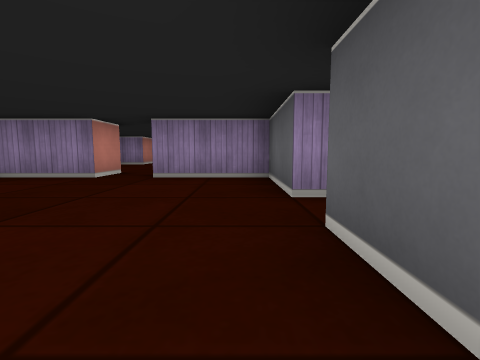
view 1 (above)

16 first-person views from a walk through a cub3D maze. The camera is about half as high as the walls, tilts 6° down and sees 85° across. The floor is counted in squares. Each view is taken from the middle of a square. On the plan, view 1 faces up. The plan holds only what a view shows up to about 9 squares ahead; the rest is blank.

view 2
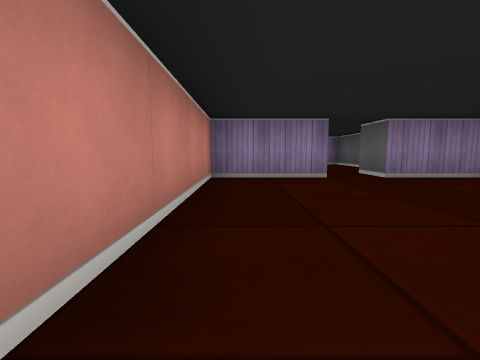

view 3
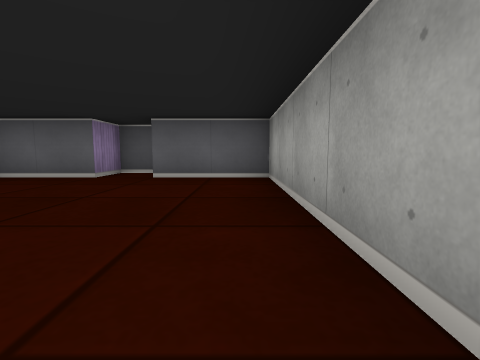

view 4
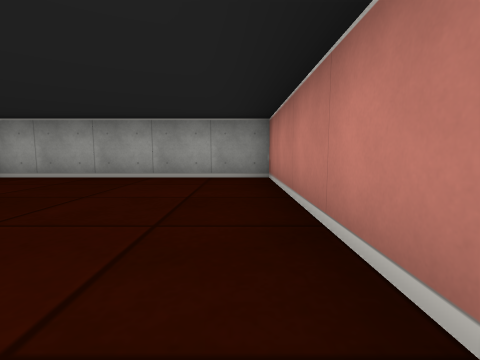

view 5
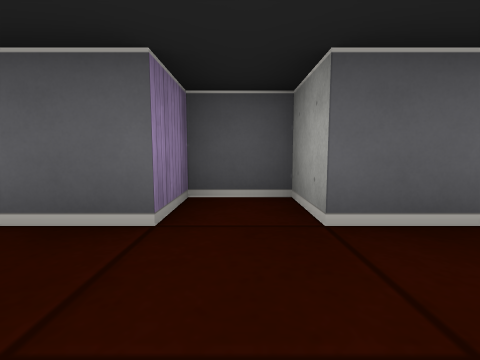

view 6
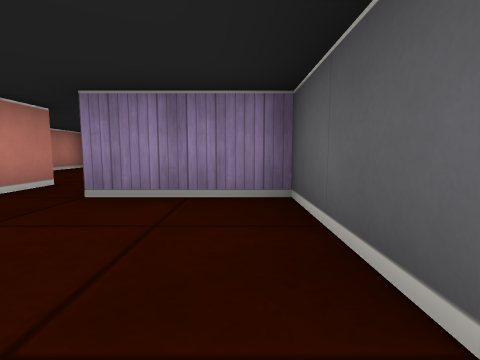

view 7
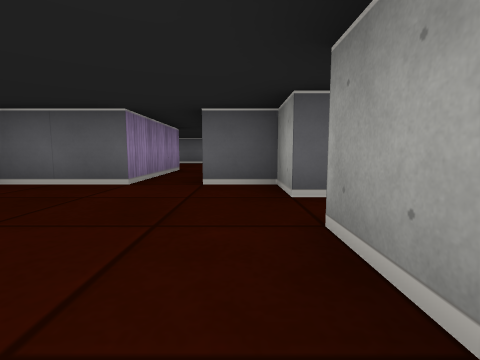

view 8
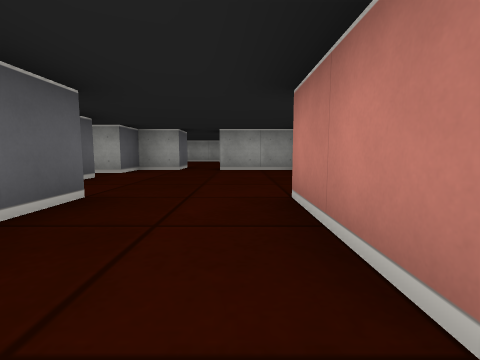

view 9
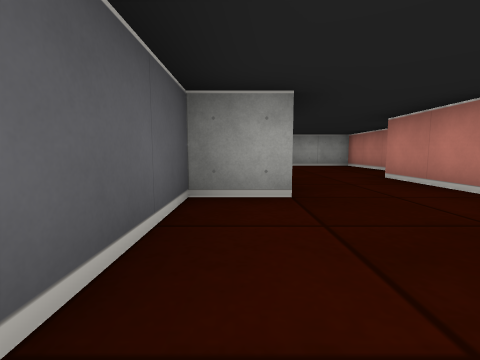

view 10
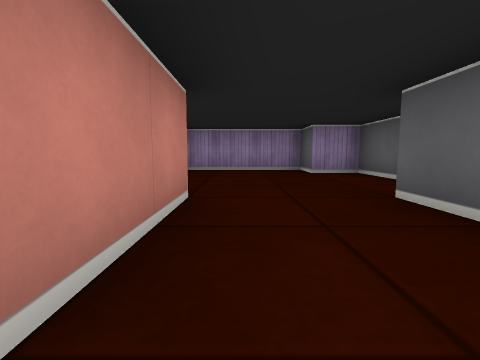

view 11
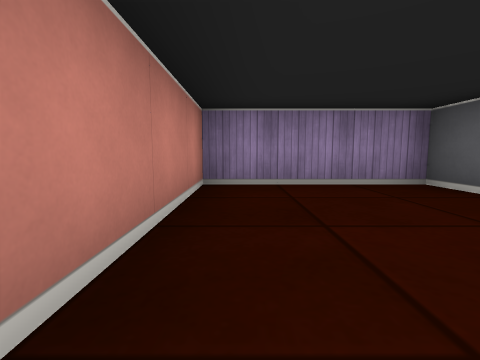

view 12
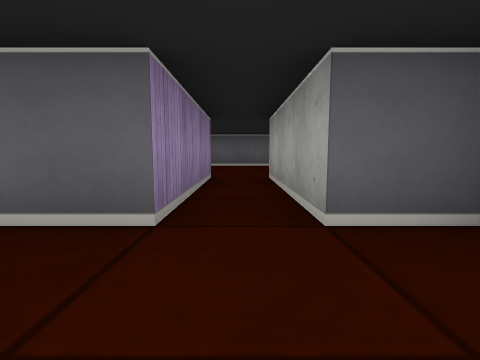

view 13
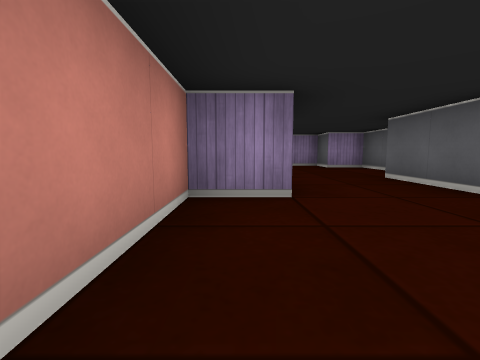

view 14
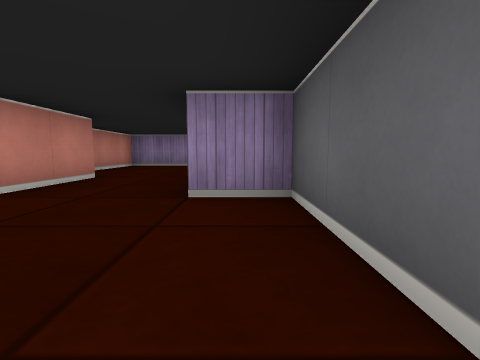

view 15
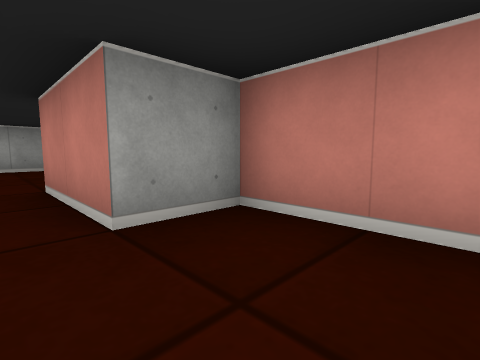

view 16
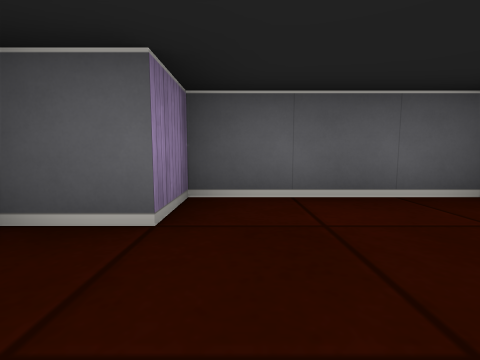

### Floor plan
Ten units are one square. View 1 is at (0, 0); x grows to the right and y downward. Boxes are objects, and circles mark ways between rooms. Rooms are numbered by the first view taken in them; rooms with no view inside come last. Other rooms are left out.
<svg viewBox="-50 -160 80 170">
<path fill="none" stroke="#000" d="M-25 -45 -45 -45 -45 5 5 5 5 -15 15 -15 15 -25 5 -25 5 -45 -15 -45M-15 -45 -15 -55 -5 -55 -5 -65 25 -65M-35 -115 -35 -95 -45 -95 -45 -55 -25 -55 -25 -45M25 -75 -5 -75 -5 -95 -15 -95 -15 -115M-15 -115 -5 -115 -5 -145 -15 -145 -15 -155 -45 -155 -45 -115 -35 -115"/>
<circle cx="-20" cy="-50" r="3" fill="#2a7"/>
<circle cx="-25" cy="-105" r="3" fill="#2a7"/>
<text x="-20" y="-20">1</text>
<text x="-20" y="-80">2</text>
<text x="-30" y="-130">3</text>
</svg>
Room 1 opens to room 2. Room 2 opens to room 3.

Where each view was taken, in squares from view 1:
view 1: 0 up, 0 right, facing up
view 2: 0 up, 4 left, facing up
view 3: 0 up, 4 left, facing right
view 4: 4 up, 4 left, facing down
view 5: 2 up, 1 left, facing right
view 6: 2 up, 0 right, facing up
view 7: 6 up, 4 left, facing right
view 8: 12 up, 3 left, facing down
view 9: 14 up, 1 left, facing down
view 10: 9 up, 3 left, facing up
view 11: 12 up, 4 left, facing up
view 12: 7 up, 2 left, facing right
view 13: 7 up, 4 left, facing up
view 14: 7 up, 1 left, facing up
view 15: 13 up, 3 left, facing down-left
view 16: 14 up, 3 left, facing right
